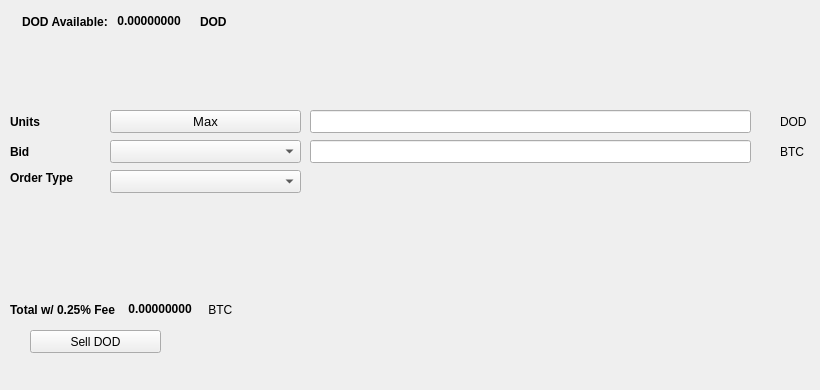
   <widget class="QWidget" name="SellTab">
    <attribute name="title">
     <string>Sell</string>
    </attribute>
    <widget class="QLabel" name="label_16">
     <property name="geometry">
      <rect>
       <x>780</x>
       <y>140</y>
       <width>31</width>
       <height>23</height>
      </rect>
     </property>
     <property name="text">
      <string>BTC</string>
     </property>
    </widget>
    <widget class="QComboBox" name="SellBidcomboBox">
     <property name="geometry">
      <rect>
       <x>110</x>
       <y>140</y>
       <width>191</width>
       <height>23</height>
      </rect>
     </property>
     <property name="font">
      <font>
       <pointsize>10</pointsize>
      </font>
     </property>
    </widget>
    <widget class="QLabel" name="label_18">
     <property name="geometry">
      <rect>
       <x>10</x>
       <y>110</y>
       <width>46</width>
       <height>23</height>
      </rect>
     </property>
     <property name="font">
      <font>
       <weight>75</weight>
       <bold>true</bold>
      </font>
     </property>
     <property name="text">
      <string>Units</string>
     </property>
    </widget>
    <widget class="QPushButton" name="Sell_Max_Amount">
     <property name="geometry">
      <rect>
       <x>110</x>
       <y>110</y>
       <width>191</width>
       <height>23</height>
      </rect>
     </property>
     <property name="font">
      <font>
       <pointsize>10</pointsize>
      </font>
     </property>
     <property name="text">
      <string>Max</string>
     </property>
    </widget>
    <widget class="QLabel" name="label_20">
     <property name="geometry">
      <rect>
       <x>10</x>
       <y>170</y>
       <width>91</width>
       <height>16</height>
      </rect>
     </property>
     <property name="font">
      <font>
       <weight>75</weight>
       <bold>true</bold>
      </font>
     </property>
     <property name="text">
      <string>Order Type</string>
     </property>
    </widget>
    <widget class="QComboBox" name="SellOrdertypeCombo">
     <property name="geometry">
      <rect>
       <x>110</x>
       <y>170</y>
       <width>191</width>
       <height>23</height>
      </rect>
     </property>
     <property name="font">
      <font>
       <pointsize>10</pointsize>
      </font>
     </property>
    </widget>
    <widget class="QLabel" name="label_21">
     <property name="geometry">
      <rect>
       <x>10</x>
       <y>140</y>
       <width>46</width>
       <height>23</height>
      </rect>
     </property>
     <property name="font">
      <font>
       <weight>75</weight>
       <bold>true</bold>
      </font>
     </property>
     <property name="text">
      <string>Bid</string>
     </property>
    </widget>
    <widget class="QLabel" name="label_22">
     <property name="geometry">
      <rect>
       <x>780</x>
       <y>110</y>
       <width>31</width>
       <height>23</height>
      </rect>
     </property>
     <property name="text">
      <string>DOD</string>
     </property>
    </widget>
    <widget class="QLineEdit" name="UnitsInputDOD">
     <property name="geometry">
      <rect>
       <x>310</x>
       <y>110</y>
       <width>441</width>
       <height>23</height>
      </rect>
     </property>
     <property name="font">
      <font>
       <pointsize>9</pointsize>
       <weight>75</weight>
       <bold>true</bold>
      </font>
     </property>
    </widget>
    <widget class="QLineEdit" name="SellBidPriceEdit">
     <property name="geometry">
      <rect>
       <x>310</x>
       <y>140</y>
       <width>441</width>
       <height>23</height>
      </rect>
     </property>
     <property name="font">
      <font>
       <pointsize>9</pointsize>
       <weight>75</weight>
       <bold>true</bold>
      </font>
     </property>
    </widget>
    <widget class="QPushButton" name="SellDODBTN">
     <property name="geometry">
      <rect>
       <x>30</x>
       <y>330</y>
       <width>131</width>
       <height>23</height>
      </rect>
     </property>
     <property name="text">
      <string>Sell DOD</string>
     </property>
     <property name="icon">
      <iconset resource="../smrtc">
       <normaloff>:/icons/bitcoin</normaloff>:/icons/bitcoin</iconset>
     </property>
    </widget>
    <widget class="QWidget" name="layoutWidget3">
     <property name="geometry">
      <rect>
       <x>22</x>
       <y>12</y>
       <width>258</width>
       <height>19</height>
      </rect>
     </property>
     <layout class="QHBoxLayout" name="horizontalLayout">
      <item>
       <widget class="QLabel" name="label232_2">
        <property name="font">
         <font>
          <weight>75</weight>
          <bold>true</bold>
         </font>
        </property>
        <property name="text">
         <string>DOD Available:</string>
        </property>
       </widget>
      </item>
      <item>
       <widget class="QLabel" name="DODAvailableLabel">
        <property name="palette">
         <palette>
          <active>
           <colorrole role="WindowText">
            <brush brushstyle="SolidPattern">
             <color alpha="255">
              <red>0</red>
              <green>0</green>
              <blue>0</blue>
             </color>
            </brush>
           </colorrole>
           <colorrole role="Button">
            <brush brushstyle="SolidPattern">
             <color alpha="255">
              <red>0</red>
              <green>170</green>
              <blue>0</blue>
             </color>
            </brush>
           </colorrole>
           <colorrole role="Light">
            <brush brushstyle="SolidPattern">
             <color alpha="255">
              <red>0</red>
              <green>255</green>
              <blue>0</blue>
             </color>
            </brush>
           </colorrole>
           <colorrole role="Midlight">
            <brush brushstyle="SolidPattern">
             <color alpha="255">
              <red>0</red>
              <green>212</green>
              <blue>0</blue>
             </color>
            </brush>
           </colorrole>
           <colorrole role="Dark">
            <brush brushstyle="SolidPattern">
             <color alpha="255">
              <red>0</red>
              <green>85</green>
              <blue>0</blue>
             </color>
            </brush>
           </colorrole>
           <colorrole role="Mid">
            <brush brushstyle="SolidPattern">
             <color alpha="255">
              <red>0</red>
              <green>113</green>
              <blue>0</blue>
             </color>
            </brush>
           </colorrole>
           <colorrole role="Text">
            <brush brushstyle="SolidPattern">
             <color alpha="255">
              <red>0</red>
              <green>170</green>
              <blue>0</blue>
             </color>
            </brush>
           </colorrole>
           <colorrole role="BrightText">
            <brush brushstyle="SolidPattern">
             <color alpha="255">
              <red>255</red>
              <green>255</green>
              <blue>255</blue>
             </color>
            </brush>
           </colorrole>
           <colorrole role="ButtonText">
            <brush brushstyle="SolidPattern">
             <color alpha="255">
              <red>0</red>
              <green>0</green>
              <blue>0</blue>
             </color>
            </brush>
           </colorrole>
           <colorrole role="Base">
            <brush brushstyle="SolidPattern">
             <color alpha="255">
              <red>255</red>
              <green>255</green>
              <blue>255</blue>
             </color>
            </brush>
           </colorrole>
           <colorrole role="Window">
            <brush brushstyle="SolidPattern">
             <color alpha="255">
              <red>0</red>
              <green>170</green>
              <blue>0</blue>
             </color>
            </brush>
           </colorrole>
           <colorrole role="Shadow">
            <brush brushstyle="SolidPattern">
             <color alpha="255">
              <red>0</red>
              <green>0</green>
              <blue>0</blue>
             </color>
            </brush>
           </colorrole>
           <colorrole role="AlternateBase">
            <brush brushstyle="SolidPattern">
             <color alpha="255">
              <red>127</red>
              <green>212</green>
              <blue>127</blue>
             </color>
            </brush>
           </colorrole>
           <colorrole role="ToolTipBase">
            <brush brushstyle="SolidPattern">
             <color alpha="255">
              <red>255</red>
              <green>255</green>
              <blue>220</blue>
             </color>
            </brush>
           </colorrole>
           <colorrole role="ToolTipText">
            <brush brushstyle="SolidPattern">
             <color alpha="255">
              <red>0</red>
              <green>0</green>
              <blue>0</blue>
             </color>
            </brush>
           </colorrole>
          </active>
          <inactive>
           <colorrole role="WindowText">
            <brush brushstyle="SolidPattern">
             <color alpha="255">
              <red>0</red>
              <green>0</green>
              <blue>0</blue>
             </color>
            </brush>
           </colorrole>
           <colorrole role="Button">
            <brush brushstyle="SolidPattern">
             <color alpha="255">
              <red>0</red>
              <green>170</green>
              <blue>0</blue>
             </color>
            </brush>
           </colorrole>
           <colorrole role="Light">
            <brush brushstyle="SolidPattern">
             <color alpha="255">
              <red>0</red>
              <green>255</green>
              <blue>0</blue>
             </color>
            </brush>
           </colorrole>
           <colorrole role="Midlight">
            <brush brushstyle="SolidPattern">
             <color alpha="255">
              <red>0</red>
              <green>212</green>
              <blue>0</blue>
             </color>
            </brush>
           </colorrole>
           <colorrole role="Dark">
            <brush brushstyle="SolidPattern">
             <color alpha="255">
              <red>0</red>
              <green>85</green>
              <blue>0</blue>
             </color>
            </brush>
           </colorrole>
           <colorrole role="Mid">
            <brush brushstyle="SolidPattern">
             <color alpha="255">
              <red>0</red>
              <green>113</green>
              <blue>0</blue>
             </color>
            </brush>
           </colorrole>
           <colorrole role="Text">
            <brush brushstyle="SolidPattern">
             <color alpha="255">
              <red>0</red>
              <green>170</green>
              <blue>0</blue>
             </color>
            </brush>
           </colorrole>
           <colorrole role="BrightText">
            <brush brushstyle="SolidPattern">
             <color alpha="255">
              <red>255</red>
              <green>255</green>
              <blue>255</blue>
             </color>
            </brush>
           </colorrole>
           <colorrole role="ButtonText">
            <brush brushstyle="SolidPattern">
             <color alpha="255">
              <red>0</red>
              <green>0</green>
              <blue>0</blue>
             </color>
            </brush>
           </colorrole>
           <colorrole role="Base">
            <brush brushstyle="SolidPattern">
             <color alpha="255">
              <red>255</red>
              <green>255</green>
              <blue>255</blue>
             </color>
            </brush>
           </colorrole>
           <colorrole role="Window">
            <brush brushstyle="SolidPattern">
             <color alpha="255">
              <red>0</red>
              <green>170</green>
              <blue>0</blue>
             </color>
            </brush>
           </colorrole>
           <colorrole role="Shadow">
            <brush brushstyle="SolidPattern">
             <color alpha="255">
              <red>0</red>
              <green>0</green>
              <blue>0</blue>
             </color>
            </brush>
           </colorrole>
           <colorrole role="AlternateBase">
            <brush brushstyle="SolidPattern">
             <color alpha="255">
              <red>127</red>
              <green>212</green>
              <blue>127</blue>
             </color>
            </brush>
           </colorrole>
           <colorrole role="ToolTipBase">
            <brush brushstyle="SolidPattern">
             <color alpha="255">
              <red>255</red>
              <green>255</green>
              <blue>220</blue>
             </color>
            </brush>
           </colorrole>
           <colorrole role="ToolTipText">
            <brush brushstyle="SolidPattern">
             <color alpha="255">
              <red>0</red>
              <green>0</green>
              <blue>0</blue>
             </color>
            </brush>
           </colorrole>
          </inactive>
          <disabled>
           <colorrole role="WindowText">
            <brush brushstyle="SolidPattern">
             <color alpha="255">
              <red>0</red>
              <green>85</green>
              <blue>0</blue>
             </color>
            </brush>
           </colorrole>
           <colorrole role="Button">
            <brush brushstyle="SolidPattern">
             <color alpha="255">
              <red>0</red>
              <green>170</green>
              <blue>0</blue>
             </color>
            </brush>
           </colorrole>
           <colorrole role="Light">
            <brush brushstyle="SolidPattern">
             <color alpha="255">
              <red>0</red>
              <green>255</green>
              <blue>0</blue>
             </color>
            </brush>
           </colorrole>
           <colorrole role="Midlight">
            <brush brushstyle="SolidPattern">
             <color alpha="255">
              <red>0</red>
              <green>212</green>
              <blue>0</blue>
             </color>
            </brush>
           </colorrole>
           <colorrole role="Dark">
            <brush brushstyle="SolidPattern">
             <color alpha="255">
              <red>0</red>
              <green>85</green>
              <blue>0</blue>
             </color>
            </brush>
           </colorrole>
           <colorrole role="Mid">
            <brush brushstyle="SolidPattern">
             <color alpha="255">
              <red>0</red>
              <green>113</green>
              <blue>0</blue>
             </color>
            </brush>
           </colorrole>
           <colorrole role="Text">
            <brush brushstyle="SolidPattern">
             <color alpha="255">
              <red>0</red>
              <green>85</green>
              <blue>0</blue>
             </color>
            </brush>
           </colorrole>
           <colorrole role="BrightText">
            <brush brushstyle="SolidPattern">
             <color alpha="255">
              <red>255</red>
              <green>255</green>
              <blue>255</blue>
             </color>
            </brush>
           </colorrole>
           <colorrole role="ButtonText">
            <brush brushstyle="SolidPattern">
             <color alpha="255">
              <red>0</red>
              <green>85</green>
              <blue>0</blue>
             </color>
            </brush>
           </colorrole>
           <colorrole role="Base">
            <brush brushstyle="SolidPattern">
             <color alpha="255">
              <red>0</red>
              <green>170</green>
              <blue>0</blue>
             </color>
            </brush>
           </colorrole>
           <colorrole role="Window">
            <brush brushstyle="SolidPattern">
             <color alpha="255">
              <red>0</red>
              <green>170</green>
              <blue>0</blue>
             </color>
            </brush>
           </colorrole>
           <colorrole role="Shadow">
            <brush brushstyle="SolidPattern">
             <color alpha="255">
              <red>0</red>
              <green>0</green>
              <blue>0</blue>
             </color>
            </brush>
           </colorrole>
           <colorrole role="AlternateBase">
            <brush brushstyle="SolidPattern">
             <color alpha="255">
              <red>0</red>
              <green>170</green>
              <blue>0</blue>
             </color>
            </brush>
           </colorrole>
           <colorrole role="ToolTipBase">
            <brush brushstyle="SolidPattern">
             <color alpha="255">
              <red>255</red>
              <green>255</green>
              <blue>220</blue>
             </color>
            </brush>
           </colorrole>
           <colorrole role="ToolTipText">
            <brush brushstyle="SolidPattern">
             <color alpha="255">
              <red>0</red>
              <green>0</green>
              <blue>0</blue>
             </color>
            </brush>
           </colorrole>
          </disabled>
         </palette>
        </property>
        <property name="font">
         <font>
          <weight>75</weight>
          <bold>true</bold>
         </font>
        </property>
        <property name="text">
         <string> 0.00000000 </string>
        </property>
        <property name="textInteractionFlags">
         <set>Qt::LinksAccessibleByMouse|Qt::TextSelectableByKeyboard|Qt::TextSelectableByMouse</set>
        </property>
       </widget>
      </item>
      <item>
       <widget class="QLabel" name="labelDOD">
        <property name="font">
         <font>
          <weight>75</weight>
          <bold>true</bold>
         </font>
        </property>
        <property name="text">
         <string>DOD</string>
        </property>
       </widget>
      </item>
     </layout>
    </widget>
    <widget class="QWidget" name="layoutWidget">
     <property name="geometry">
      <rect>
       <x>10</x>
       <y>300</y>
       <width>268</width>
       <height>19</height>
      </rect>
     </property>
     <layout class="QHBoxLayout" name="horizontalLayout_2">
      <item>
       <widget class="QLabel" name="label_19">
        <property name="font">
         <font>
          <weight>75</weight>
          <bold>true</bold>
         </font>
        </property>
        <property name="text">
         <string>Total w/ 0.25% Fee </string>
        </property>
       </widget>
      </item>
      <item>
       <widget class="QLabel" name="SellCostLabel">
        <property name="palette">
         <palette>
          <active>
           <colorrole role="WindowText">
            <brush brushstyle="SolidPattern">
             <color alpha="255">
              <red>0</red>
              <green>0</green>
              <blue>0</blue>
             </color>
            </brush>
           </colorrole>
           <colorrole role="Button">
            <brush brushstyle="SolidPattern">
             <color alpha="255">
              <red>0</red>
              <green>170</green>
              <blue>0</blue>
             </color>
            </brush>
           </colorrole>
           <colorrole role="Light">
            <brush brushstyle="SolidPattern">
             <color alpha="255">
              <red>0</red>
              <green>255</green>
              <blue>0</blue>
             </color>
            </brush>
           </colorrole>
           <colorrole role="Midlight">
            <brush brushstyle="SolidPattern">
             <color alpha="255">
              <red>0</red>
              <green>212</green>
              <blue>0</blue>
             </color>
            </brush>
           </colorrole>
           <colorrole role="Dark">
            <brush brushstyle="SolidPattern">
             <color alpha="255">
              <red>0</red>
              <green>85</green>
              <blue>0</blue>
             </color>
            </brush>
           </colorrole>
           <colorrole role="Mid">
            <brush brushstyle="SolidPattern">
             <color alpha="255">
              <red>0</red>
              <green>113</green>
              <blue>0</blue>
             </color>
            </brush>
           </colorrole>
           <colorrole role="Text">
            <brush brushstyle="SolidPattern">
             <color alpha="255">
              <red>0</red>
              <green>170</green>
              <blue>0</blue>
             </color>
            </brush>
           </colorrole>
           <colorrole role="BrightText">
            <brush brushstyle="SolidPattern">
             <color alpha="255">
              <red>255</red>
              <green>255</green>
              <blue>255</blue>
             </color>
            </brush>
           </colorrole>
           <colorrole role="ButtonText">
            <brush brushstyle="SolidPattern">
             <color alpha="255">
              <red>0</red>
              <green>0</green>
              <blue>0</blue>
             </color>
            </brush>
           </colorrole>
           <colorrole role="Base">
            <brush brushstyle="SolidPattern">
             <color alpha="255">
              <red>255</red>
              <green>255</green>
              <blue>255</blue>
             </color>
            </brush>
           </colorrole>
           <colorrole role="Window">
            <brush brushstyle="SolidPattern">
             <color alpha="255">
              <red>0</red>
              <green>170</green>
              <blue>0</blue>
             </color>
            </brush>
           </colorrole>
           <colorrole role="Shadow">
            <brush brushstyle="SolidPattern">
             <color alpha="255">
              <red>0</red>
              <green>0</green>
              <blue>0</blue>
             </color>
            </brush>
           </colorrole>
           <colorrole role="AlternateBase">
            <brush brushstyle="SolidPattern">
             <color alpha="255">
              <red>127</red>
              <green>212</green>
              <blue>127</blue>
             </color>
            </brush>
           </colorrole>
           <colorrole role="ToolTipBase">
            <brush brushstyle="SolidPattern">
             <color alpha="255">
              <red>255</red>
              <green>255</green>
              <blue>220</blue>
             </color>
            </brush>
           </colorrole>
           <colorrole role="ToolTipText">
            <brush brushstyle="SolidPattern">
             <color alpha="255">
              <red>0</red>
              <green>0</green>
              <blue>0</blue>
             </color>
            </brush>
           </colorrole>
          </active>
          <inactive>
           <colorrole role="WindowText">
            <brush brushstyle="SolidPattern">
             <color alpha="255">
              <red>0</red>
              <green>0</green>
              <blue>0</blue>
             </color>
            </brush>
           </colorrole>
           <colorrole role="Button">
            <brush brushstyle="SolidPattern">
             <color alpha="255">
              <red>0</red>
              <green>170</green>
              <blue>0</blue>
             </color>
            </brush>
           </colorrole>
           <colorrole role="Light">
            <brush brushstyle="SolidPattern">
             <color alpha="255">
              <red>0</red>
              <green>255</green>
              <blue>0</blue>
             </color>
            </brush>
           </colorrole>
           <colorrole role="Midlight">
            <brush brushstyle="SolidPattern">
             <color alpha="255">
              <red>0</red>
              <green>212</green>
              <blue>0</blue>
             </color>
            </brush>
           </colorrole>
           <colorrole role="Dark">
            <brush brushstyle="SolidPattern">
             <color alpha="255">
              <red>0</red>
              <green>85</green>
              <blue>0</blue>
             </color>
            </brush>
           </colorrole>
           <colorrole role="Mid">
            <brush brushstyle="SolidPattern">
             <color alpha="255">
              <red>0</red>
              <green>113</green>
              <blue>0</blue>
             </color>
            </brush>
           </colorrole>
           <colorrole role="Text">
            <brush brushstyle="SolidPattern">
             <color alpha="255">
              <red>0</red>
              <green>170</green>
              <blue>0</blue>
             </color>
            </brush>
           </colorrole>
           <colorrole role="BrightText">
            <brush brushstyle="SolidPattern">
             <color alpha="255">
              <red>255</red>
              <green>255</green>
              <blue>255</blue>
             </color>
            </brush>
           </colorrole>
           <colorrole role="ButtonText">
            <brush brushstyle="SolidPattern">
             <color alpha="255">
              <red>0</red>
              <green>0</green>
              <blue>0</blue>
             </color>
            </brush>
           </colorrole>
           <colorrole role="Base">
            <brush brushstyle="SolidPattern">
             <color alpha="255">
              <red>255</red>
              <green>255</green>
              <blue>255</blue>
             </color>
            </brush>
           </colorrole>
           <colorrole role="Window">
            <brush brushstyle="SolidPattern">
             <color alpha="255">
              <red>0</red>
              <green>170</green>
              <blue>0</blue>
             </color>
            </brush>
           </colorrole>
           <colorrole role="Shadow">
            <brush brushstyle="SolidPattern">
             <color alpha="255">
              <red>0</red>
              <green>0</green>
              <blue>0</blue>
             </color>
            </brush>
           </colorrole>
           <colorrole role="AlternateBase">
            <brush brushstyle="SolidPattern">
             <color alpha="255">
              <red>127</red>
              <green>212</green>
              <blue>127</blue>
             </color>
            </brush>
           </colorrole>
           <colorrole role="ToolTipBase">
            <brush brushstyle="SolidPattern">
             <color alpha="255">
              <red>255</red>
              <green>255</green>
              <blue>220</blue>
             </color>
            </brush>
           </colorrole>
           <colorrole role="ToolTipText">
            <brush brushstyle="SolidPattern">
             <color alpha="255">
              <red>0</red>
              <green>0</green>
              <blue>0</blue>
             </color>
            </brush>
           </colorrole>
          </inactive>
          <disabled>
           <colorrole role="WindowText">
            <brush brushstyle="SolidPattern">
             <color alpha="255">
              <red>0</red>
              <green>85</green>
              <blue>0</blue>
             </color>
            </brush>
           </colorrole>
           <colorrole role="Button">
            <brush brushstyle="SolidPattern">
             <color alpha="255">
              <red>0</red>
              <green>170</green>
              <blue>0</blue>
             </color>
            </brush>
           </colorrole>
           <colorrole role="Light">
            <brush brushstyle="SolidPattern">
             <color alpha="255">
              <red>0</red>
              <green>255</green>
              <blue>0</blue>
             </color>
            </brush>
           </colorrole>
           <colorrole role="Midlight">
            <brush brushstyle="SolidPattern">
             <color alpha="255">
              <red>0</red>
              <green>212</green>
              <blue>0</blue>
             </color>
            </brush>
           </colorrole>
           <colorrole role="Dark">
            <brush brushstyle="SolidPattern">
             <color alpha="255">
              <red>0</red>
              <green>85</green>
              <blue>0</blue>
             </color>
            </brush>
           </colorrole>
           <colorrole role="Mid">
            <brush brushstyle="SolidPattern">
             <color alpha="255">
              <red>0</red>
              <green>113</green>
              <blue>0</blue>
             </color>
            </brush>
           </colorrole>
           <colorrole role="Text">
            <brush brushstyle="SolidPattern">
             <color alpha="255">
              <red>0</red>
              <green>85</green>
              <blue>0</blue>
             </color>
            </brush>
           </colorrole>
           <colorrole role="BrightText">
            <brush brushstyle="SolidPattern">
             <color alpha="255">
              <red>255</red>
              <green>255</green>
              <blue>255</blue>
             </color>
            </brush>
           </colorrole>
           <colorrole role="ButtonText">
            <brush brushstyle="SolidPattern">
             <color alpha="255">
              <red>0</red>
              <green>85</green>
              <blue>0</blue>
             </color>
            </brush>
           </colorrole>
           <colorrole role="Base">
            <brush brushstyle="SolidPattern">
             <color alpha="255">
              <red>0</red>
              <green>170</green>
              <blue>0</blue>
             </color>
            </brush>
           </colorrole>
           <colorrole role="Window">
            <brush brushstyle="SolidPattern">
             <color alpha="255">
              <red>0</red>
              <green>170</green>
              <blue>0</blue>
             </color>
            </brush>
           </colorrole>
           <colorrole role="Shadow">
            <brush brushstyle="SolidPattern">
             <color alpha="255">
              <red>0</red>
              <green>0</green>
              <blue>0</blue>
             </color>
            </brush>
           </colorrole>
           <colorrole role="AlternateBase">
            <brush brushstyle="SolidPattern">
             <color alpha="255">
              <red>0</red>
              <green>170</green>
              <blue>0</blue>
             </color>
            </brush>
           </colorrole>
           <colorrole role="ToolTipBase">
            <brush brushstyle="SolidPattern">
             <color alpha="255">
              <red>255</red>
              <green>255</green>
              <blue>220</blue>
             </color>
            </brush>
           </colorrole>
           <colorrole role="ToolTipText">
            <brush brushstyle="SolidPattern">
             <color alpha="255">
              <red>0</red>
              <green>0</green>
              <blue>0</blue>
             </color>
            </brush>
           </colorrole>
          </disabled>
         </palette>
        </property>
        <property name="font">
         <font>
          <weight>75</weight>
          <bold>true</bold>
         </font>
        </property>
        <property name="autoFillBackground">
         <bool>false</bool>
        </property>
        <property name="text">
         <string> 0.00000000</string>
        </property>
        <property name="textInteractionFlags">
         <set>Qt::LinksAccessibleByMouse|Qt::TextSelectableByMouse</set>
        </property>
       </widget>
      </item>
      <item>
       <widget class="QLabel" name="label_17">
        <property name="font">
         <font>
          <weight>50</weight>
          <bold>false</bold>
         </font>
        </property>
        <property name="text">
         <string> BTC</string>
        </property>
       </widget>
      </item>
     </layout>
    </widget>
    <widget class="QLabel" name="label_23">
     <property name="geometry">
      <rect>
       <x>460</x>
       <y>300</y>
       <width>281</width>
       <height>81</height>
      </rect>
     </property>
     <property name="text">
      <string/>
     </property>
     <property name="pixmap">
      <pixmap>:/images/bittrex</pixmap>
     </property>
    </widget>
   </widget>
